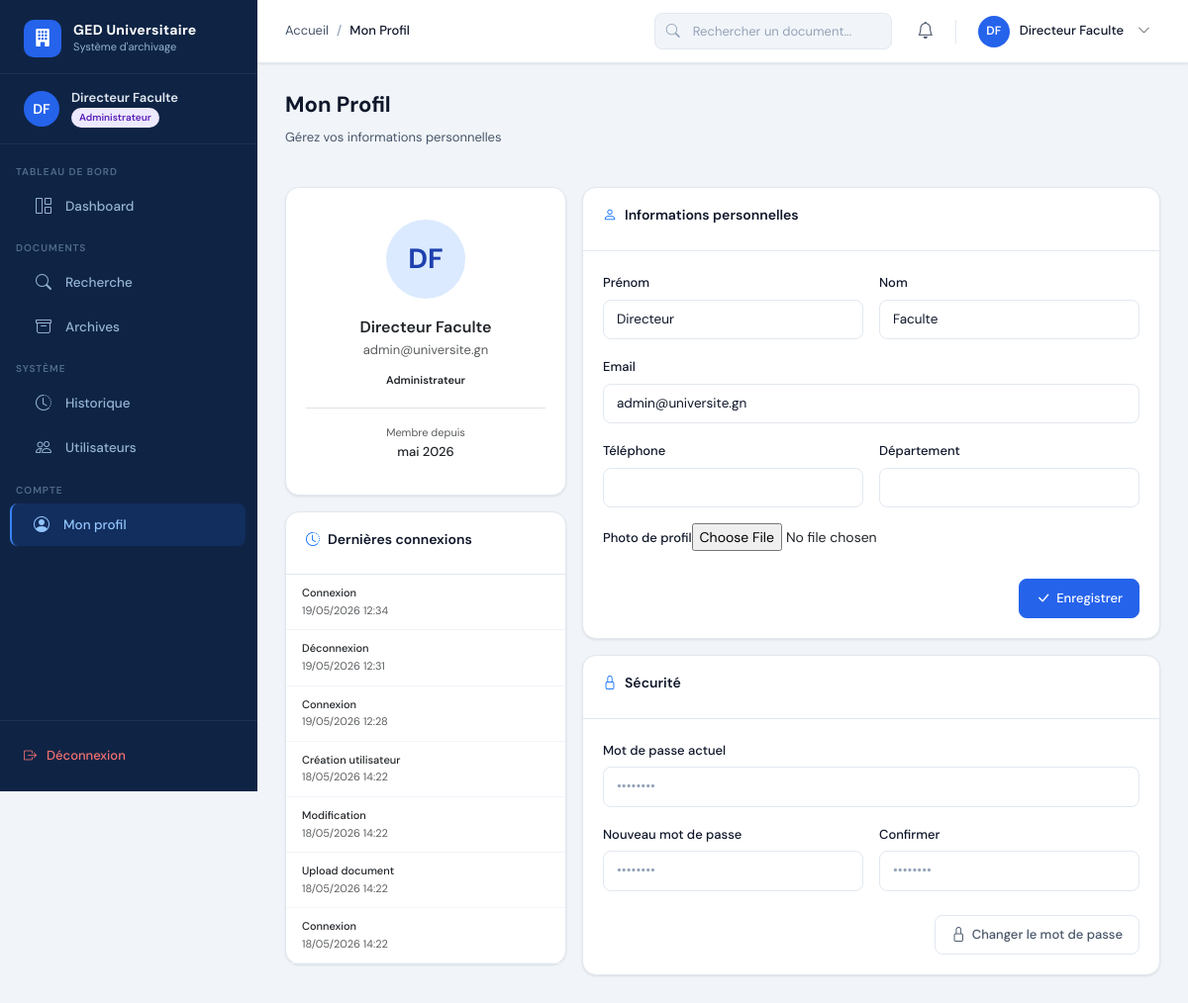
The app's page /auth/profil/ (signed in), older data.
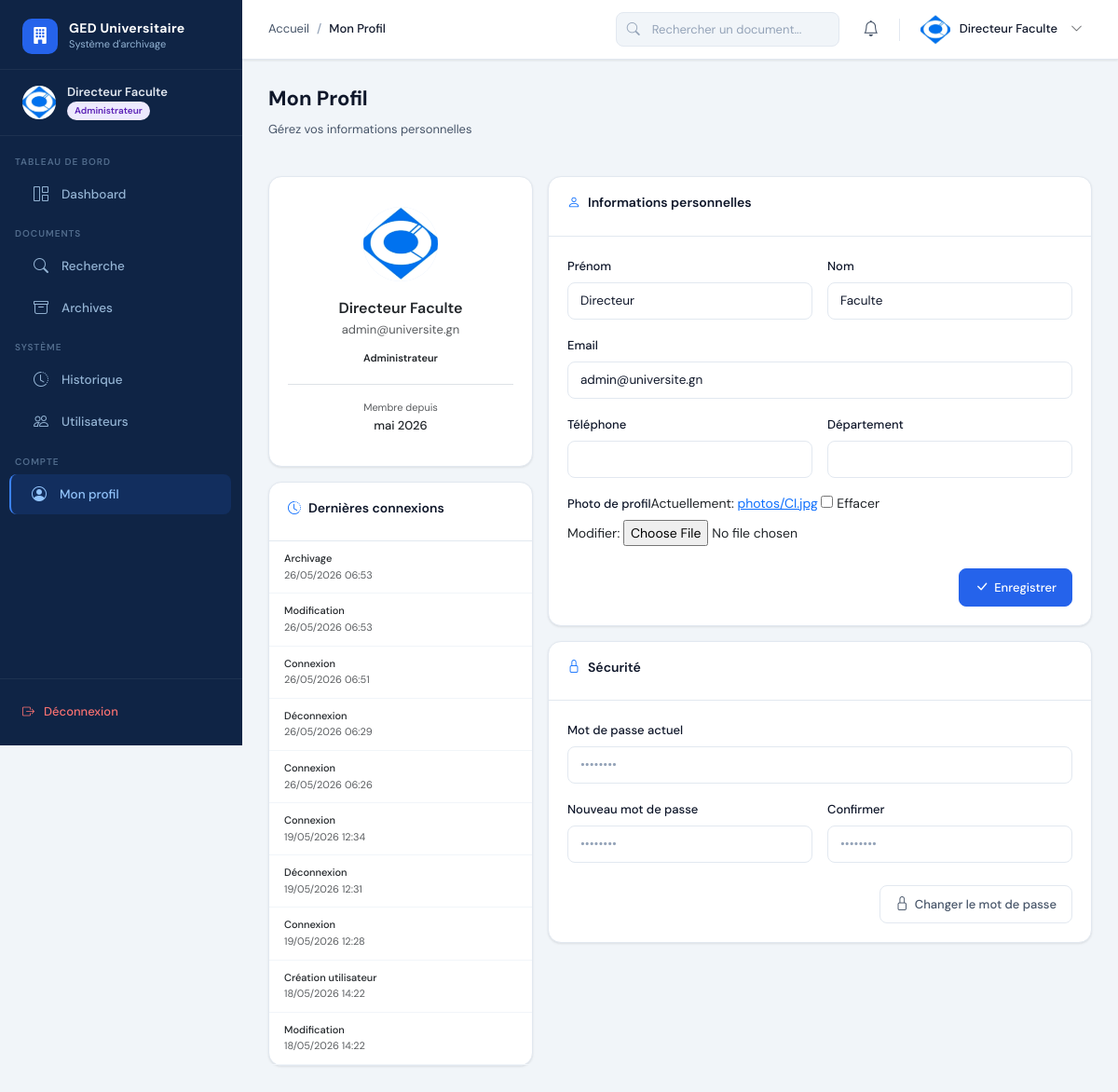
The same page, newer data.
### apps/accounts/models.py (models this page shows, shortened)
class User(AbstractUser):
    ROLE_CHOICES = [
        ('administrateur', 'Administrateur'),
        ('archiviste', 'Archiviste'),
    ]
    role = models.CharField(max_length=20, choices=ROLE_CHOICES, default='archiviste')
    photo = models.ImageField(upload_to='photos/', blank=True, null=True)
    telephone = models.CharField(max_length=20, blank=True)
    departement = models.CharField(max_length=100, blank=True)
    is_active = models.BooleanField(default=True)
    created_at = models.DateTimeField(auto_now_add=True)
    updated_at = models.DateTimeField(auto_now=True)
    def is_admin(self):
        return self.role == 'administrateur'
    class Meta:
        verbose_name = 'Utilisateur'
        verbose_name_plural = 'Utilisateurs'

### apps/historique/models.py (models this page shows, shortened)
class Historique(models.Model):
    ACTION_CHOICES = [
        ('connexion', 'Connexion'),
        ('deconnexion', 'Déconnexion'),
        ('upload', 'Upload document'),
        ('modification', 'Modification'),
        ('suppression', 'Suppression'),
        ('archivage', 'Archivage'),
        ('telechargement', 'Téléchargement'),
        ('creation_utilisateur', 'Création utilisateur'),
        ('modification_utilisateur', 'Modification utilisateur'),
        ('suppression_utilisateur', 'Suppression utilisateur'),
        ('creation_categorie', 'Création catégorie'),
        ('suppression_categorie', 'Suppression catégorie'),
        ('autre', 'Autre'),
    ]
    ICON_MAP = {
        'connexion': 'bi-box-arrow-in-right',
        'deconnexion': 'bi-box-arrow-right',
        'upload': 'bi-cloud-upload',
        'modification': 'bi-pencil',
        'suppression': 'bi-trash',
        'archivage': 'bi-archive',
        'telechargement': 'bi-download',
        'creation_utilisateur': 'bi-person-plus',
        'modification_utilisateur': 'bi-person-gear',
        'suppression_utilisateur': 'bi-person-x',
        'creation_categorie': 'bi-folder-plus',
        'suppression_categorie': 'bi-folder-x',
        'autre': 'bi-info-circle',
    }
    utilisateur = models.ForeignKey(settings.AUTH_USER_MODEL, on_delete=models.SET_NULL, null=True)
    action = models.CharField(max_length=50, choices=ACTION_CHOICES)
    description = models.TextField()
    ip_address = models.GenericIPAddressField(null=True, blank=True)
    created_at = models.DateTimeField(auto_now_add=True)
    class Meta:
        verbose_name = 'Historique'
        ordering = ['-created_at']

### apps/accounts/views.py (the view)
# urls.py: path('profil/', views.profil, name='profil'),
@login_required
def profil(request):
    form = ProfilForm(request.POST or None, request.FILES or None, instance=request.user)
    if request.method == 'POST' and form.is_valid():
        form.save()
        messages.success(request, 'Profil mis à jour avec succès.')
        return redirect('profil')
    historique = Historique.objects.filter(utilisateur=request.user).order_by('-created_at')[:10]
    return render(request, 'partials/profil.html', {'form': form, 'historique': historique})

### apps/accounts/forms.py
class ProfilForm(forms.ModelForm):
    class Meta:
        model = User
        fields = ['first_name', 'last_name', 'email', 'telephone', 'departement', 'photo']
        widgets = {
            'first_name': forms.TextInput(attrs={'class': 'form-control'}),
            'last_name': forms.TextInput(attrs={'class': 'form-control'}),
            'email': forms.EmailInput(attrs={'class': 'form-control'}),
            'telephone': forms.TextInput(attrs={'class': 'form-control'}),
            'departement': forms.TextInput(attrs={'class': 'form-control'}),
        }

### templates/partials/profil.html (shortened to what the changed rows need)
{% extends 'base.html' %}
{% block content %}
<div class="page-header"><div><h1 class="page-title">Mon Profil</h1><p class="page-subtitle">Gérez vos informations personnelles</p></div></div>
<div class="row g-3">
  <div class="col-12 col-md-4">
    <div class="card mb-3">
      <div class="card-body text-center" style="padding:32px 20px;">
        <div style="width:80px;height:80px;border-radius:50%;background:#dbeafe;display:flex;align-items:center;justify-content:center;font-size:28px;font-weight:700;color:#1e40af;margin:0 auto 16px;overflow:hidden;">
          {% if user.photo %}<img src="{{ user.photo.url }}" style="width:100%;height:100%;object-fit:cover;">{% else %}{{ user.first_name|first|upper }}{{ user.last_name|first|upper }}{% endif %}
        </div>
        <div class="fw-600" style="font-size:16px;">{{ user.get_full_name|default:user.username }}</div>
        <div class="text-sm text-muted">{{ user.email }}</div>
        <span class="badge-custom badge-{{ user.role }} mt-2 d-inline-block">{{ user.get_role_display }}</span>
        <div class="mt-3 pt-3 border-top">
          <div class="text-xs text-muted">Membre depuis</div>
          <div class="text-sm fw-500">{{ user.created_at|date:"F Y" }}</div>
        </div>
      </div>
    </div>
    <div class="card">
      <div class="card-body p-0">
        {% for log in historique %}<div style="padding:10px 16px;border-bottom:1px solid #f1f5f9;"><div class="text-xs fw-500">{{ log.get_action_display }}</div><div class="text-xs text-muted">{{ log.created_at|date:"d/m/Y H:i" }}</div></div>{% empty %}<div class="text-center p-4 text-muted text-sm">Aucune activité</div>{% endfor %}
      </div>
    </div>
  </div>
  <div class="col-12 col-md-8">
    <div class="card mb-3">
      <div class="card-body">
        <form method="post" enctype="multipart/form-data">
          <div class="row g-3">
            <div class="col-12 col-md-6"><label class="form-label">Prénom</label>{{ form.first_name }}</div>
            <div class="col-12 col-md-6"><label class="form-label">Nom</label>{{ form.last_name }}</div>
            <div class="col-12"><label class="form-label">Email</label>{{ form.email }}</div>
            <div class="col-12 col-md-6"><label class="form-label">Téléphone</label>{{ form.telephone }}</div>
            <div class="col-12 col-md-6"><label class="form-label">Département</label>{{ form.departement }}</div>
            <div class="col-12"><label class="form-label">Photo de profil</label>{{ form.photo }}</div>
          </div>
        </form>
      </div>
    </div>
  </div>
</div>
{% endblock %}

### templates/base.html (shortened to what the changed rows need)
<!DOCTYPE html>
<html lang="fr">
<head>
  {% load static %}
  <link rel="stylesheet" href="https://cdn.jsdelivr.net/npm/bootstrap@5.3.2/dist/css/bootstrap.min.css">
  <link rel="stylesheet" href="https://cdn.jsdelivr.net/npm/bootstrap-icons@1.11.3/font/bootstrap-icons.min.css">
  <link rel="stylesheet" href="{% static 'css/main.css' %}">
</head>
<body>
<aside class="sidebar" id="sidebar">
  <div class="sidebar-user">
    <div class="sidebar-user-avatar">
      {% if user.photo %}<img src="{{ user.photo.url }}" alt="">
      {% else %}{{ user.first_name|first|upper }}{{ user.last_name|first|upper }}
      {% endif %}
    </div>
    <div>
      <div class="sidebar-user-name">{{ user.get_full_name|default:user.username }}</div>
      <div class="sidebar-user-role">
        <span class="sidebar-badge {% if user.is_admin %}badge-admin{% else %}badge-archiviste{% endif %}">
          {{ user.get_role_display }}
        </span>
      </div>
    </div>
  </div>
</aside>
<div class="main-wrapper">
  <header class="top-navbar">
    <div class="navbar-actions">
      <div class="dropdown">
        <div class="navbar-user" data-bs-toggle="dropdown" style="cursor:pointer;">
          <div class="navbar-user-avatar">
            {% if user.photo %}<img src="{{ user.photo.url }}" alt="">
            {% else %}{{ user.first_name|first|upper }}{{ user.last_name|first|upper }}
            {% endif %}
          </div>
          <span class="navbar-user-name d-none d-lg-block">{{ user.get_full_name|default:user.username }}</span>
          <i class="bi bi-chevron-down text-sm text-muted d-none d-lg-block ms-1"></i>
        </div>
      </div>
    </div>
  </header>
  <main class="content-area">
    {% block content %}{% endblock %}
  </main>
</div>
</body>
</html>

Row changes from the older to the newer data that the page shows:
no longer on this page (row unchanged): Historique: action "Upload document", created_at "18/05/2026 14:22"
no longer on this page (row unchanged): Historique: action "Connexion", created_at "18/05/2026 14:22"
changed User "Directeur Faculte": photo: picture added; first_name|first "D" → (not shown); last_name|first "F" → (not shown)
added Historique: action "Archivage", created_at "26/05/2026 06:53"
added Historique: action "Modification", created_at "26/05/2026 06:53"
added Historique: action "Connexion", created_at "26/05/2026 06:51"
added Historique: action "Déconnexion", created_at "26/05/2026 06:29"
added Historique: action "Connexion", created_at "26/05/2026 06:26"
Text that changed along with them:
form field photo: (not shown) → "☐"
text now shown: "Actuellement: photos/CI.jpg Effacer Modifier:"
